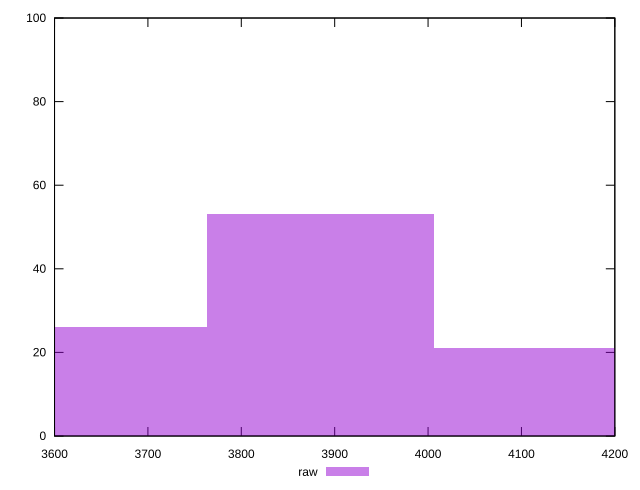

This figure's gnuplot source:
reset

$raw <<EOF
3884.8978631530913 53
3642.091746706023 26
4127.703979600159 21
EOF

set key outside below
set boxwidth 242.8061164470682
set xrange [3600:4200]
set yrange [0:100]
set trange [0:100]
set style fill transparent solid 0.5 noborder
set terminal svg size 640, 490 enhanced background rgb 'white'
set output "reports/report_00032_2021-02-25T10-28-15.087Z/unused-javascript/samples/astro/raw/histogram.svg"

plot $raw title "raw" with boxes

reset
